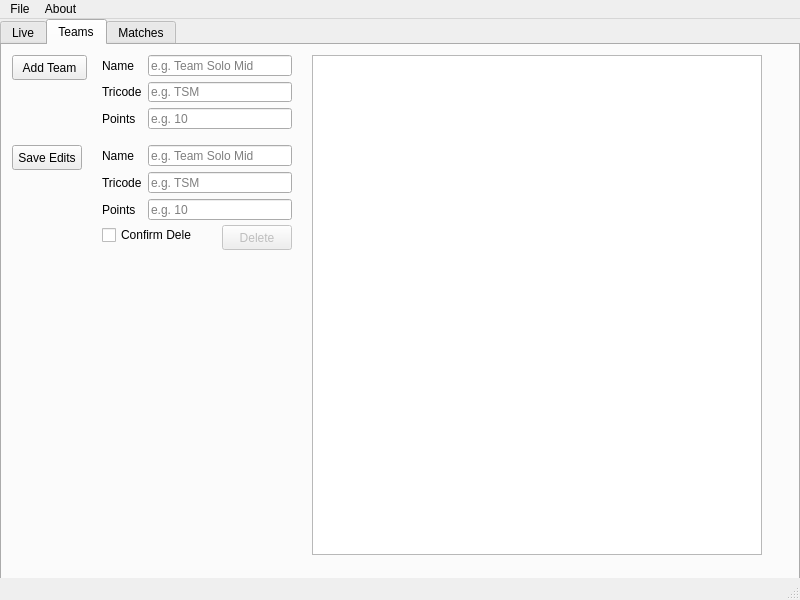
<?xml version="1.0" encoding="UTF-8"?>
<ui version="4.0">
 <class>udts</class>
 <widget class="QMainWindow" name="udts">
  <property name="geometry">
   <rect>
    <x>0</x>
    <y>0</y>
    <width>800</width>
    <height>600</height>
   </rect>
  </property>
  <property name="windowTitle">
   <string>Someone, Update The Stream!</string>
  </property>
  <widget class="QWidget" name="centralwidget">
   <widget class="QTabWidget" name="tabWidget">
    <property name="geometry">
     <rect>
      <x>0</x>
      <y>0</y>
      <width>800</width>
      <height>600</height>
     </rect>
    </property>
    <property name="currentIndex">
     <number>1</number>
    </property>
    <widget class="QWidget" name="live_tab">
     <attribute name="title">
      <string>Live</string>
     </attribute>
     <widget class="QWidget" name="verticalLayoutWidget">
      <property name="geometry">
       <rect>
        <x>10</x>
        <y>10</y>
        <width>160</width>
        <height>80</height>
       </rect>
      </property>
      <layout class="QVBoxLayout" name="startstop_vbox">
       <item>
        <widget class="QPushButton" name="start_button">
         <property name="toolTip">
          <string>Starts the tournament with all current configuration. Writes out OBS files to disk.</string>
         </property>
         <property name="text">
          <string>Start</string>
         </property>
        </widget>
       </item>
       <item>
        <widget class="QPushButton" name="stop_button">
         <property name="toolTip">
          <string>Stops the tournament. All progress will be lost.</string>
         </property>
         <property name="text">
          <string>Stop</string>
         </property>
        </widget>
       </item>
      </layout>
     </widget>
     <widget class="QGroupBox" name="groupBox">
      <property name="geometry">
       <rect>
        <x>0</x>
        <y>120</y>
        <width>790</width>
        <height>410</height>
       </rect>
      </property>
      <property name="title">
       <string>Tournament In Progress:</string>
      </property>
      <widget class="QWidget" name="verticalLayoutWidget_3">
       <property name="geometry">
        <rect>
         <x>250</x>
         <y>40</y>
         <width>21</width>
         <height>71</height>
        </rect>
       </property>
       <layout class="QVBoxLayout" name="round_score_vbox">
        <item>
         <widget class="QLabel" name="team1_score_label">
          <property name="sizePolicy">
           <sizepolicy hsizetype="Preferred" vsizetype="Fixed">
            <horstretch>0</horstretch>
            <verstretch>0</verstretch>
           </sizepolicy>
          </property>
          <property name="text">
           <string>2</string>
          </property>
          <property name="alignment">
           <set>Qt::AlignCenter</set>
          </property>
         </widget>
        </item>
        <item>
         <widget class="QLabel" name="team2_score_label">
          <property name="sizePolicy">
           <sizepolicy hsizetype="Preferred" vsizetype="Fixed">
            <horstretch>0</horstretch>
            <verstretch>0</verstretch>
           </sizepolicy>
          </property>
          <property name="text">
           <string>1</string>
          </property>
          <property name="alignment">
           <set>Qt::AlignCenter</set>
          </property>
         </widget>
        </item>
       </layout>
      </widget>
      <widget class="QLabel" name="final_score_label">
       <property name="geometry">
        <rect>
         <x>190</x>
         <y>20</y>
         <width>61</width>
         <height>20</height>
        </rect>
       </property>
       <property name="text">
        <string>Final Score</string>
       </property>
      </widget>
      <widget class="QWidget" name="verticalLayoutWidget_2">
       <property name="geometry">
        <rect>
         <x>10</x>
         <y>40</y>
         <width>170</width>
         <height>70</height>
        </rect>
       </property>
       <layout class="QVBoxLayout" name="win_controls_vbox">
        <item>
         <widget class="QPushButton" name="team1_win_button">
          <property name="text">
           <string>TSM Win</string>
          </property>
         </widget>
        </item>
        <item>
         <widget class="QPushButton" name="team2_win_button">
          <property name="sizePolicy">
           <sizepolicy hsizetype="Preferred" vsizetype="Fixed">
            <horstretch>0</horstretch>
            <verstretch>0</verstretch>
           </sizepolicy>
          </property>
          <property name="text">
           <string>CLG Win</string>
          </property>
         </widget>
        </item>
       </layout>
      </widget>
      <widget class="QLabel" name="now_playing_label">
       <property name="geometry">
        <rect>
         <x>70</x>
         <y>20</y>
         <width>80</width>
         <height>15</height>
        </rect>
       </property>
       <property name="text">
        <string>Current Match</string>
       </property>
      </widget>
      <widget class="QLabel" name="standings_label">
       <property name="geometry">
        <rect>
         <x>670</x>
         <y>20</y>
         <width>50</width>
         <height>15</height>
        </rect>
       </property>
       <property name="text">
        <string>Standings</string>
       </property>
      </widget>
      <widget class="QLabel" name="schedule_label">
       <property name="geometry">
        <rect>
         <x>400</x>
         <y>20</y>
         <width>50</width>
         <height>15</height>
        </rect>
       </property>
       <property name="text">
        <string>Schedule</string>
       </property>
      </widget>
      <widget class="QWidget" name="formLayoutWidget_5">
       <property name="geometry">
        <rect>
         <x>10</x>
         <y>110</y>
         <width>260</width>
         <height>280</height>
        </rect>
       </property>
       <layout class="QFormLayout" name="info_form">
        <property name="leftMargin">
         <number>5</number>
        </property>
        <property name="topMargin">
         <number>5</number>
        </property>
        <item row="1" column="0">
         <widget class="QLabel" name="best_of_label">
          <property name="text">
           <string>Best of:</string>
          </property>
         </widget>
        </item>
        <item row="1" column="1">
         <widget class="QLabel" name="best_of_count_label">
          <property name="text">
           <string>5</string>
          </property>
         </widget>
        </item>
        <item row="2" column="0">
         <widget class="QLabel" name="up_next_label">
          <property name="text">
           <string>Up Next:</string>
          </property>
         </widget>
        </item>
        <item row="2" column="1">
         <widget class="QLabel" name="up_next_match">
          <property name="text">
           <string>PGG vs IMAY</string>
          </property>
         </widget>
        </item>
       </layout>
      </widget>
      <widget class="QListWidget" name="schedule_listwidget">
       <property name="geometry">
        <rect>
         <x>280</x>
         <y>40</y>
         <width>310</width>
         <height>350</height>
        </rect>
       </property>
      </widget>
      <widget class="QListWidget" name="standings_listwidget">
       <property name="geometry">
        <rect>
         <x>595</x>
         <y>40</y>
         <width>190</width>
         <height>350</height>
        </rect>
       </property>
      </widget>
      <widget class="QWidget" name="verticalLayoutWidget_4">
       <property name="geometry">
        <rect>
         <x>180</x>
         <y>40</y>
         <width>70</width>
         <height>70</height>
        </rect>
       </property>
       <layout class="QVBoxLayout" name="game_score_vbox">
        <property name="leftMargin">
         <number>5</number>
        </property>
        <property name="rightMargin">
         <number>5</number>
        </property>
        <item>
         <widget class="QLineEdit" name="team1_final_score_field"/>
        </item>
        <item>
         <widget class="QLineEdit" name="team2_final_score_field"/>
        </item>
       </layout>
      </widget>
     </widget>
     <widget class="QWidget" name="verticalLayoutWidget_5">
      <property name="geometry">
       <rect>
        <x>460</x>
        <y>10</y>
        <width>160</width>
        <height>80</height>
       </rect>
      </property>
      <layout class="QVBoxLayout" name="undo_vbox">
       <item>
        <widget class="QPushButton" name="undo_button">
         <property name="toolTip">
          <string>In case of misclicking which team won, click this to roll back.</string>
         </property>
         <property name="text">
          <string>Undo Last Result</string>
         </property>
        </widget>
       </item>
      </layout>
     </widget>
     <widget class="QWidget" name="verticalLayoutWidget_6">
      <property name="geometry">
       <rect>
        <x>240</x>
        <y>10</y>
        <width>160</width>
        <height>80</height>
       </rect>
      </property>
      <layout class="QVBoxLayout" name="refresh_vbox">
       <item>
        <widget class="QPushButton" name="refresh_ui_button">
         <property name="toolTip">
          <string>Update with configuration changes. Use this at your own risk.</string>
         </property>
         <property name="text">
          <string>Force Refresh UI</string>
         </property>
        </widget>
       </item>
       <item>
        <widget class="QPushButton" name="refresh_stream_button">
         <property name="toolTip">
          <string>Forcibly rewrites the stream labels to disk.</string>
         </property>
         <property name="text">
          <string>Force Refresh Stream</string>
         </property>
        </widget>
       </item>
      </layout>
     </widget>
     <widget class="QLabel" name="label">
      <property name="geometry">
       <rect>
        <x>650</x>
        <y>0</y>
        <width>120</width>
        <height>50</height>
       </rect>
      </property>
      <property name="text">
       <string/>
      </property>
      <property name="pixmap">
       <pixmap>chhtvlogo.png</pixmap>
      </property>
      <property name="scaledContents">
       <bool>true</bool>
      </property>
     </widget>
     <widget class="QLabel" name="label_2">
      <property name="geometry">
       <rect>
        <x>660</x>
        <y>40</y>
        <width>120</width>
        <height>20</height>
       </rect>
      </property>
      <property name="sizePolicy">
       <sizepolicy hsizetype="Fixed" vsizetype="Fixed">
        <horstretch>0</horstretch>
        <verstretch>0</verstretch>
       </sizepolicy>
      </property>
      <property name="text">
       <string>esports for everyone</string>
      </property>
     </widget>
    </widget>
    <widget class="QWidget" name="teams_tab">
     <attribute name="title">
      <string>Teams</string>
     </attribute>
     <widget class="QWidget" name="formLayoutWidget">
      <property name="geometry">
       <rect>
        <x>100</x>
        <y>10</y>
        <width>190</width>
        <height>74</height>
       </rect>
      </property>
      <layout class="QFormLayout" name="add_team_form">
       <item row="0" column="0">
        <widget class="QLabel" name="add_team_name_label">
         <property name="text">
          <string>Name</string>
         </property>
        </widget>
       </item>
       <item row="1" column="0">
        <widget class="QLabel" name="add_team_tricode_label">
         <property name="text">
          <string>Tricode</string>
         </property>
        </widget>
       </item>
       <item row="0" column="1">
        <widget class="QLineEdit" name="add_team_name_field">
         <property name="placeholderText">
          <string>e.g. Team Solo Mid</string>
         </property>
        </widget>
       </item>
       <item row="1" column="1">
        <widget class="QLineEdit" name="add_team_tricode_field">
         <property name="sizePolicy">
          <sizepolicy hsizetype="Expanding" vsizetype="Fixed">
           <horstretch>0</horstretch>
           <verstretch>0</verstretch>
          </sizepolicy>
         </property>
         <property name="placeholderText">
          <string>e.g. TSM</string>
         </property>
        </widget>
       </item>
       <item row="2" column="0">
        <widget class="QLabel" name="add_team_points_label">
         <property name="text">
          <string>Points</string>
         </property>
        </widget>
       </item>
       <item row="2" column="1">
        <widget class="QLineEdit" name="add_team_points_field">
         <property name="text">
          <string/>
         </property>
         <property name="placeholderText">
          <string>e.g. 10</string>
         </property>
        </widget>
       </item>
      </layout>
     </widget>
     <widget class="QPushButton" name="add_team_button">
      <property name="geometry">
       <rect>
        <x>10</x>
        <y>10</y>
        <width>75</width>
        <height>25</height>
       </rect>
      </property>
      <property name="text">
       <string>Add Team</string>
      </property>
     </widget>
     <widget class="QWidget" name="formLayoutWidget_2">
      <property name="geometry">
       <rect>
        <x>100</x>
        <y>100</y>
        <width>190</width>
        <height>75</height>
       </rect>
      </property>
      <layout class="QFormLayout" name="edit_team_form">
       <item row="0" column="0">
        <widget class="QLabel" name="edit_team_name_label">
         <property name="text">
          <string>Name</string>
         </property>
        </widget>
       </item>
       <item row="1" column="0">
        <widget class="QLabel" name="edit_team_tricode_label">
         <property name="text">
          <string>Tricode</string>
         </property>
        </widget>
       </item>
       <item row="0" column="1">
        <widget class="QLineEdit" name="edit_team_name_field">
         <property name="placeholderText">
          <string>e.g. Team Solo Mid</string>
         </property>
        </widget>
       </item>
       <item row="1" column="1">
        <widget class="QLineEdit" name="edit_team_tricode_field">
         <property name="sizePolicy">
          <sizepolicy hsizetype="Expanding" vsizetype="Fixed">
           <horstretch>0</horstretch>
           <verstretch>0</verstretch>
          </sizepolicy>
         </property>
         <property name="placeholderText">
          <string>e.g. TSM</string>
         </property>
        </widget>
       </item>
       <item row="2" column="0">
        <widget class="QLabel" name="edit_team_points_label">
         <property name="text">
          <string>Points</string>
         </property>
        </widget>
       </item>
       <item row="2" column="1">
        <widget class="QLineEdit" name="edit_team_points_field">
         <property name="text">
          <string/>
         </property>
         <property name="placeholderText">
          <string>e.g. 10</string>
         </property>
        </widget>
       </item>
      </layout>
     </widget>
     <widget class="QPushButton" name="edit_team_button">
      <property name="geometry">
       <rect>
        <x>10</x>
        <y>100</y>
        <width>70</width>
        <height>25</height>
       </rect>
      </property>
      <property name="text">
       <string>Save Edits</string>
      </property>
     </widget>
     <widget class="QPushButton" name="delete_team_button">
     <property name="enabled">
       <bool>false</bool>
      </property>
      <property name="geometry">
       <rect>
        <x>220</x>
        <y>180</y>
        <width>70</width>
        <height>25</height>
       </rect>
      </property>
      <property name="text">
       <string>Delete</string>
      </property>
     </widget>
     <widget class="QCheckBox" name="delete_team_confirm_checkbox">
      <property name="geometry">
       <rect>
        <x>100</x>
        <y>180</y>
        <width>90</width>
        <height>20</height>
       </rect>
      </property>
      <property name="text">
       <string>Confirm Delete</string>
      </property>
     </widget>
     <widget class="QListWidget" name="team_list_widget">
      <property name="geometry">
       <rect>
        <x>310</x>
        <y>10</y>
        <width>450</width>
        <height>500</height>
       </rect>
      </property>
      <property name="sizePolicy">
       <sizepolicy hsizetype="Expanding" vsizetype="Expanding">
        <horstretch>0</horstretch>
        <verstretch>1</verstretch>
       </sizepolicy>
      </property>
      <item>
       <property name="text">
        <string/>
       </property>
      </item>
     </widget>
    </widget>
    <widget class="QWidget" name="matches_tab">
     <attribute name="title">
      <string>Matches</string>
     </attribute>
     <widget class="QPushButton" name="add_match_button">
      <property name="geometry">
       <rect>
        <x>10</x>
        <y>10</y>
        <width>75</width>
        <height>25</height>
       </rect>
      </property>
      <property name="text">
       <string>Add Match</string>
      </property>
     </widget>
     <widget class="QPushButton" name="delete_match_button">
      <property name="enabled">
       <bool>false</bool>
      </property>
      <property name="geometry">
       <rect>
        <x>220</x>
        <y>180</y>
        <width>70</width>
        <height>25</height>
       </rect>
      </property>
      <property name="text">
       <string>Delete</string>
      </property>
     </widget>
     <widget class="QWidget" name="formLayoutWidget_3">
      <property name="geometry">
       <rect>
        <x>100</x>
        <y>100</y>
        <width>190</width>
        <height>75</height>
       </rect>
      </property>
      <layout class="QFormLayout" name="edit_match_form_layout">
       <item row="0" column="0">
        <widget class="QLabel" name="edit_match_team1_label">
         <property name="text">
          <string>Team 1</string>
         </property>
        </widget>
       </item>
       <item row="1" column="0">
        <widget class="QLabel" name="edit_match_team2_label">
         <property name="text">
          <string>Team 2</string>
         </property>
        </widget>
       </item>
       <item row="2" column="0">
        <widget class="QLabel" name="edit_match_bestof_label">
         <property name="text">
          <string>Best Of</string>
         </property>
        </widget>
       </item>
       <item row="0" column="1">
        <widget class="QComboBox" name="edit_match_team1_dropdown">
         <property name="editable">
          <bool>false</bool>
         </property>
        </widget>
       </item>
       <item row="1" column="1">
        <widget class="QComboBox" name="edit_match_team2_dropdown">
         <property name="editable">
          <bool>false</bool>
         </property>
        </widget>
       </item>
       <item row="2" column="1">
        <widget class="QComboBox" name="edit_match_bestof_dropdown">
         <item>
          <property name="text">
           <string>1</string>
          </property>
         </item>
         <item>
          <property name="text">
           <string>2</string>
          </property>
         </item>
         <item>
          <property name="text">
           <string>3</string>
          </property>
         </item>
         <item>
          <property name="text">
           <string>5</string>
          </property>
         </item>
         <item>
          <property name="text">
           <string>7</string>
          </property>
         </item>
         <item>
          <property name="text">
           <string>9</string>
          </property>
         </item>
        </widget>
       </item>
      </layout>
     </widget>
     <widget class="QListWidget" name="match_list_widget">
      <property name="geometry">
       <rect>
        <x>310</x>
        <y>10</y>
        <width>450</width>
        <height>500</height>
       </rect>
      </property>
     </widget>
     <widget class="QPushButton" name="edit_match_button">
      <property name="geometry">
       <rect>
        <x>10</x>
        <y>100</y>
        <width>70</width>
        <height>25</height>
       </rect>
      </property>
      <property name="text">
       <string>Save Edits</string>
      </property>
     </widget>
     <widget class="QWidget" name="formLayoutWidget_4">
      <property name="geometry">
       <rect>
        <x>100</x>
        <y>10</y>
        <width>190</width>
        <height>75</height>
       </rect>
      </property>
      <layout class="QFormLayout" name="add_match_form_layout">
       <item row="0" column="0">
        <widget class="QLabel" name="add_match_team1_label">
         <property name="text">
          <string>Team 1</string>
         </property>
        </widget>
       </item>
       <item row="1" column="0">
        <widget class="QLabel" name="add_match_team2_label">
         <property name="text">
          <string>Team 2</string>
         </property>
        </widget>
       </item>
       <item row="2" column="0">
        <widget class="QLabel" name="add_match_bestof_label">
         <property name="text">
          <string>Best Of</string>
         </property>
        </widget>
       </item>
       <item row="0" column="1">
        <widget class="QComboBox" name="add_match_team1_dropdown">
         <property name="editable">
          <bool>false</bool>
         </property>
        </widget>
       </item>
       <item row="1" column="1">
        <widget class="QComboBox" name="add_match_team2_dropdown">
         <property name="editable">
          <bool>false</bool>
         </property>
        </widget>
       </item>
       <item row="2" column="1">
        <widget class="QComboBox" name="add_match_bestof_dropdown">
         <item>
          <property name="text">
           <string>1</string>
          </property>
         </item>
         <item>
          <property name="text">
           <string>2</string>
          </property>
         </item>
         <item>
          <property name="text">
           <string>3</string>
          </property>
         </item>
         <item>
          <property name="text">
           <string>5</string>
          </property>
         </item>
         <item>
          <property name="text">
           <string>7</string>
          </property>
         </item>
         <item>
          <property name="text">
           <string>9</string>
          </property>
         </item>
        </widget>
       </item>
      </layout>
     </widget>
     <widget class="QCheckBox" name="delete_match_confirm_checkbox">
      <property name="geometry">
       <rect>
        <x>100</x>
        <y>180</y>
        <width>90</width>
        <height>20</height>
       </rect>
      </property>
      <property name="text">
       <string>Confirm Delete</string>
      </property>
     </widget>
    </widget>
   </widget>
  </widget>
  <widget class="QMenuBar" name="menubar">
   <property name="geometry">
    <rect>
     <x>0</x>
     <y>0</y>
     <width>800</width>
     <height>21</height>
    </rect>
   </property>
   <widget class="QMenu" name="menuSomeone_Update_The_Stream">
    <property name="title">
     <string>File</string>
    </property>
    <addaction name="actionNew"/>
    <addaction name="actionOpen"/>
    <addaction name="actionSave"/>
    <addaction name="actionSave_Tournament_In_Current_State"/>
    <addaction name="separator"/>
    <addaction name="actionExit"/>
   </widget>
   <widget class="QMenu" name="menuAbout">
    <property name="title">
     <string>About</string>
    </property>
    <addaction name="actiontell_me_about_this_app_please"/>
   </widget>
   <addaction name="menuSomeone_Update_The_Stream"/>
   <addaction name="menuAbout"/>
  </widget>
  <widget class="QStatusBar" name="statusbar"/>
  <action name="actionOpen">
   <property name="text">
    <string>Open</string>
   </property>
   <property name="shortcut">
    <string>Ctrl+O</string>
   </property>
  </action>
  <action name="actionNew">
   <property name="text">
    <string>New</string>
   </property>
   <property name="shortcut">
    <string>Ctrl+N</string>
   </property>
  </action>
  <action name="actionSave">
   <property name="text">
    <string>Save Tournament Configuration</string>
   </property>
   <property name="shortcut">
    <string>Ctrl+S</string>
   </property>
  </action>
  <action name="actionExit">
   <property name="text">
    <string>Exit</string>
   </property>
   <property name="shortcut">
    <string>Ctrl+Q</string>
   </property>
  </action>
  <action name="actionSave_Tournament_In_Current_State">
   <property name="text">
    <string>Save Tournament In Current State</string>
   </property>
  </action>
  <action name="actiontell_me_about_this_app_please">
   <property name="text">
    <string>tell me about this app, please</string>
   </property>
  </action>
 </widget>
 <resources/>
 <connections/>
</ui>
